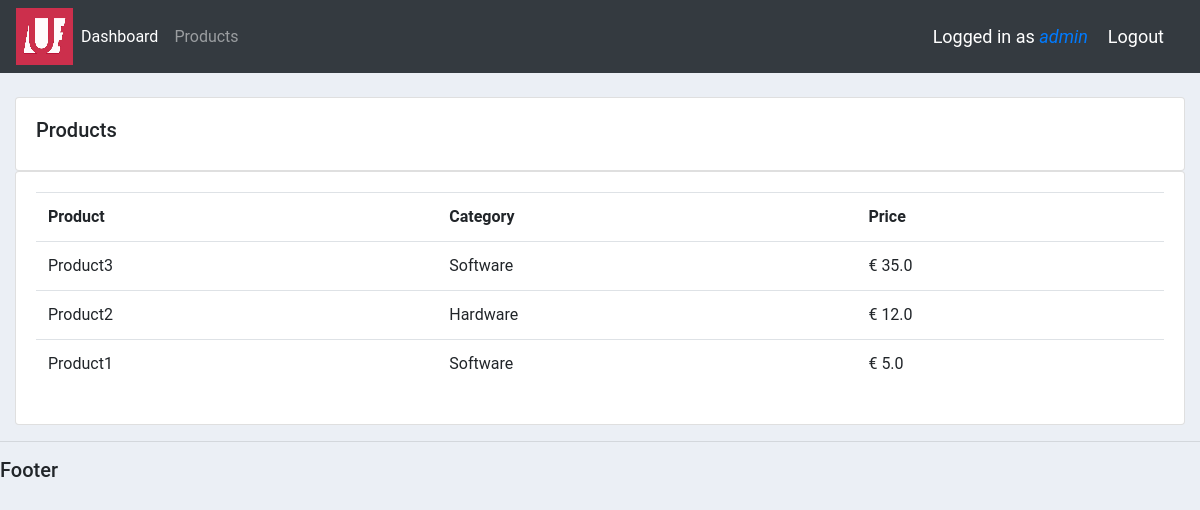
Screenshot of /products/ (signed in) with the database file from the repository.
### accounts/models.py (models this page shows, shortened)
class Product(models.Model):
    CATEGORY = (
        ('Hardware','Hardware'),
        ('Software','Software'),
    )
    name = models.CharField(max_length=200, null=True)     # String
    price = models.FloatField(null=True)                    # Float
    category = models.CharField(max_length=200, null=True, choices=CATEGORY)     # String
    description = models.CharField(max_length=200, null=True, blank=True)     # String, can be blank
    date_created = models.DateTimeField(auto_now_add=True)  # Timestamp
    tag = models.ManyToManyField(Tag)

### accounts/decorators.py (the view)
        def wrapper_function(request, *args, **kwargs):
            group = None
            if request.user.groups.exists():
                group = request.user.groups.all()[0].name
            if group not in unallowed_roles:
                return view_function(request, *args, **kwargs)
            else:
                return redirect('unauthorized_page')

### accounts/templatetags/has_group.py (called while the page is built)
@register.filter(name='has_group')
def has_group(user, group_name):
    return user.groups.filter(name=group_name).exists()

### accounts/views.py (called while the page is built)
@login_required(login_url='login')
@unallowed_users(unallowed_roles=['Customers'])
def products(request):
    products = Product.objects.all()
    return render(request, 'accounts/products.html', {'products':products})

### accounts/templates/accounts/products.html
{%  extends 'accounts/main.html' %}
{% block content %}
		<br>
		<div class="row">
			<div class="col-md">
				<div class="card card-body">
					<h5>Products</h5>
				</div>
				<div class="card card-body">
					<table class="table">
						<tr>
							<th>Product</th>
							<th>Category</th>
							<th>Price</th>
						</tr>
						{% for i in products %}
						<tr>
							<td>{{ i.name }}</td>
							<td>{{ i.category }}</td>
							<td>€ {{ i.price }}</td>
						</tr>
						{% endfor %}
					</table>
				</div>
			</div>
		</div>
{% endblock content %}

### accounts/templates/accounts/navbar.html (shortened to what this page needs)
{% load static %}
{% load has_group %}
<nav class="navbar navbar-expand-lg navbar-dark bg-dark">
  <a href="{% url 'home' %}">
    <img src="{% static 'images/logo.png' %}">
  </a>
    <div class="collapse navbar-collapse" id="navbarNav">
      <ul class="navbar-nav">
        <li class="nav-item active">
          <a class="nav-link" href="{% url 'home' %}">Dashboard</a>
        </li>
        {% if request.user|has_group:"Customers" %}
        <li class="nav-item">
          <a class="nav-link" href="{% url 'user_settings' %}">Settings</a>
        </li>
        {% else %}
        <li class="nav-item">
          <a class="nav-link" href="{% url 'products' %}">Products</a>
        </li>
        {% endif %}
      </ul>
    </div>
    <span class="hello-msg">Logged in as <a href="{% url 'user_page' %}"><i>{{ request.user }}</i></a></span>
    <span><a class="hello-msg" href="{% url 'logout' %}">Logout</a></span>
  </nav>

### static/css/main.css (style rules this page uses)
body { font-family: 'Roboto', sans-serif !important; background-color: #ebeff5 !important; }
.row { margin: auto; }

### accounts/templates/accounts/navbar.html (style rules this page uses)
.hello-msg { font-size: 18px; color: white; margin-right: 20px; }

### rows the page displays
Product: name "Product3", category "Software", price "35.0"
Product: name "Product2", category "Hardware", price "12.0"
Product: name "Product1", category "Software", price "5.0"

### other values shown
{{ request.user }} "admin"
